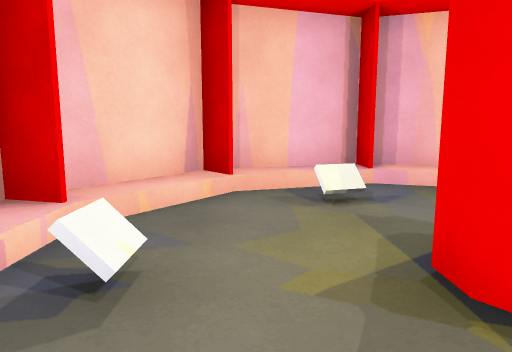
View 1 (above)

12 first-person views from a walk through a scene from a Unity 3-D project. The camera is 1.2 m above the floor, tilts 8° down and sees 70° across. The floor is counted in squares, 1 m on a side. Each view is taken from the middle of a square. On the plan, view 1 faces up. The plan holds only what a view shows up to about 15 squares ahead; the rest is blank. The place goes on beyond the plan. The player is left out.

View 2
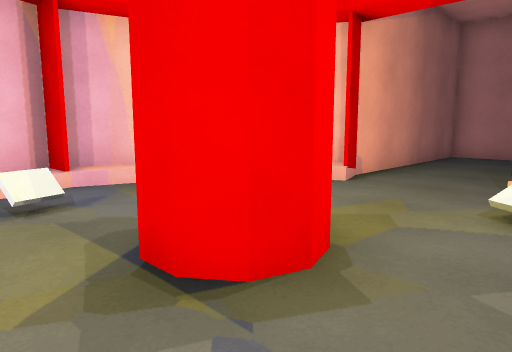

View 3
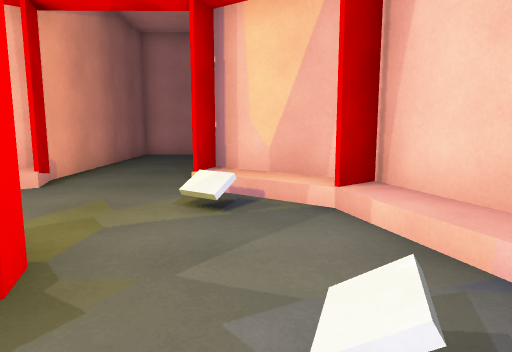

View 4
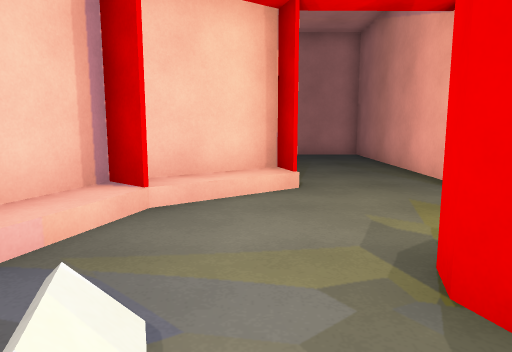

View 5
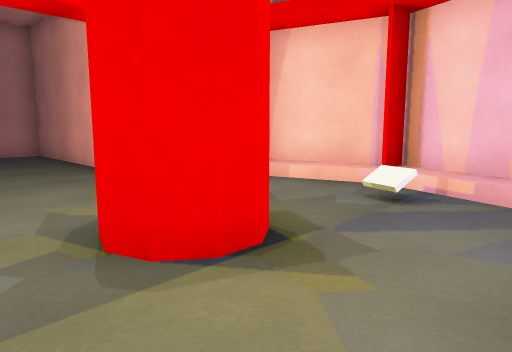

View 6
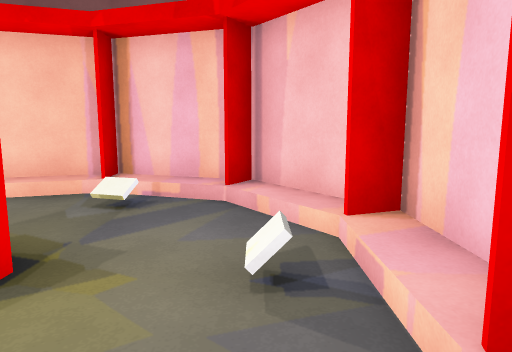

View 7
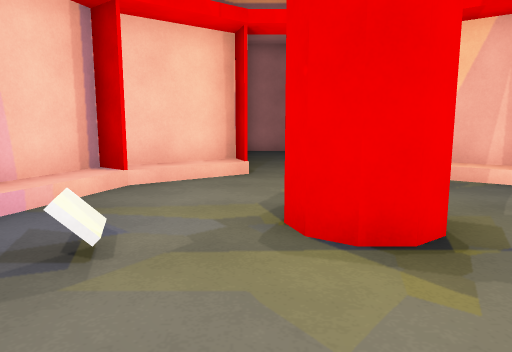

View 8
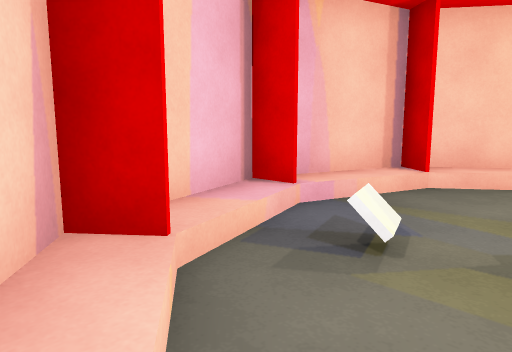

View 9
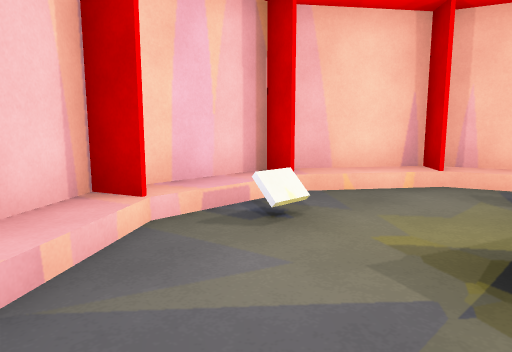

View 10
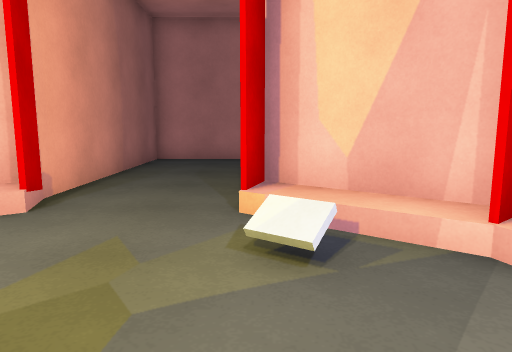

View 11
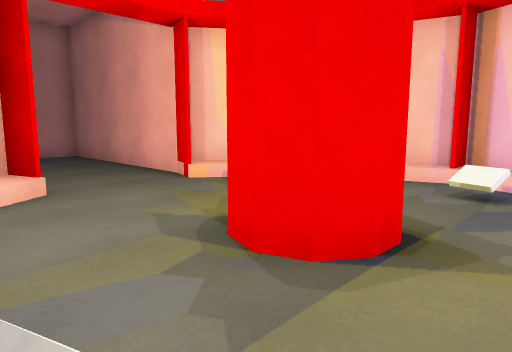

View 12
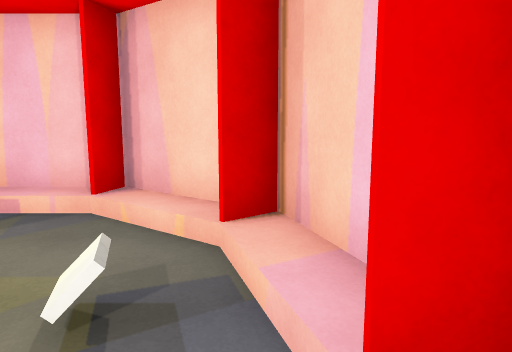

### Floor plan
Key: @ floor where view 1 was taken; # wall or solid block; . main floor; : floor 0.25 m higher than the main floor; / step, stairs or slope; = window, fence, low wall or low ledge; O other object.
Columns run from 3 left of view 1 to 15 right of it. Each row starts with its distance up from view 1.
  8   ########
  7  ##OO///:##
  6 ##/. ....O##
  5 #O........O########
  4 #..........#......#
  3 #.=..##...........#
  2 #....##...........#
  1 ##........#########
  0 ##.@......##
 -1  #O......##
 -2  #####OO##
 -3     #####

Positions as (right, up) in squares from view 1, and headings:
1: (0, 0), facing up
2: (0, 0), facing up-right
3: (0, 0), facing right
4: (0, 5), facing right
5: (-1, 5), facing down-right
6: (-1, 6), facing down
7: (-2, 4), facing right
8: (-2, 4), facing up-right
9: (2, -1), facing up-left
10: (2, 1), facing right
11: (0, 6), facing down-right
12: (4, 7), facing left
